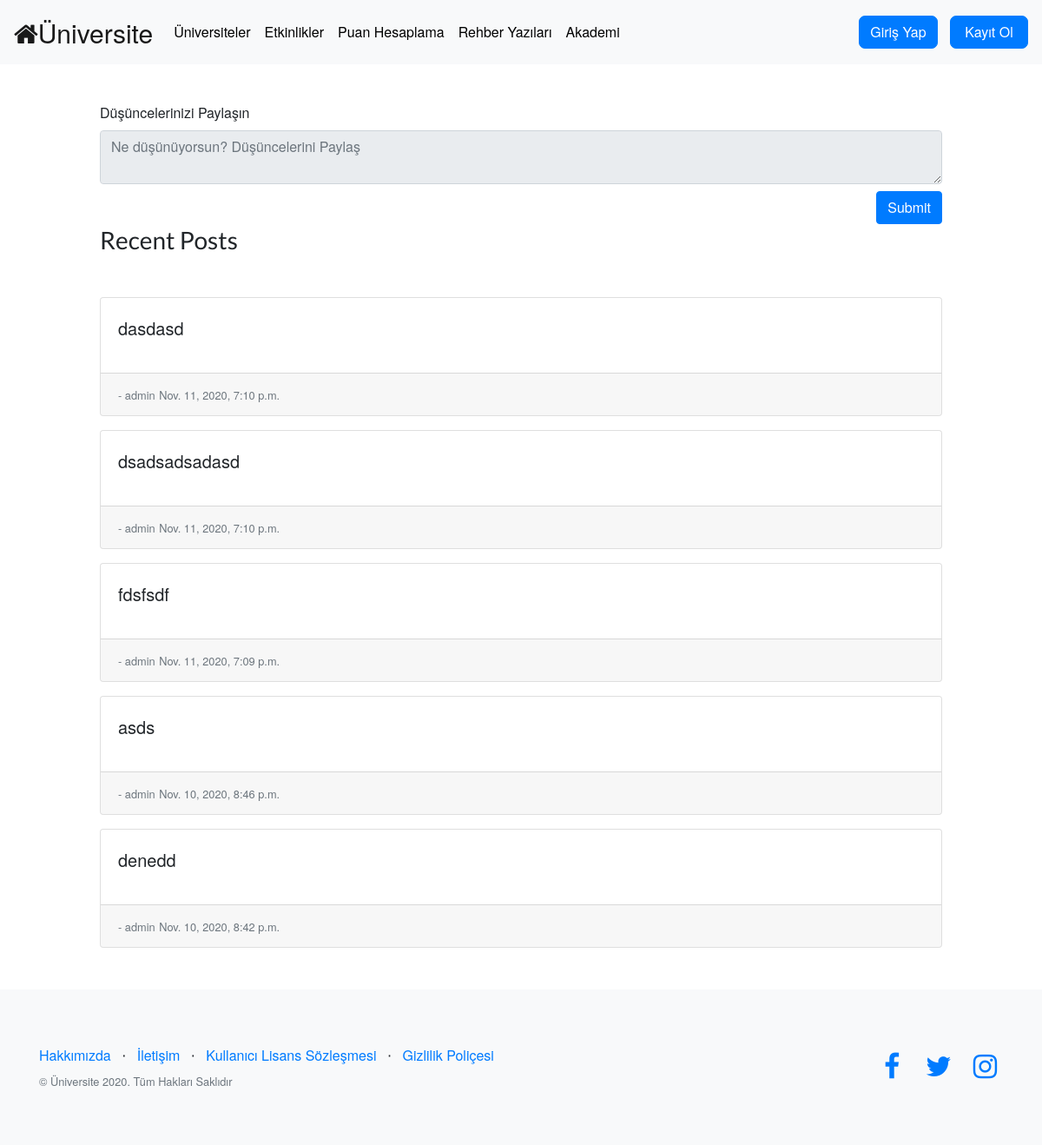
The page /blogs/ on the database as committed earlier.
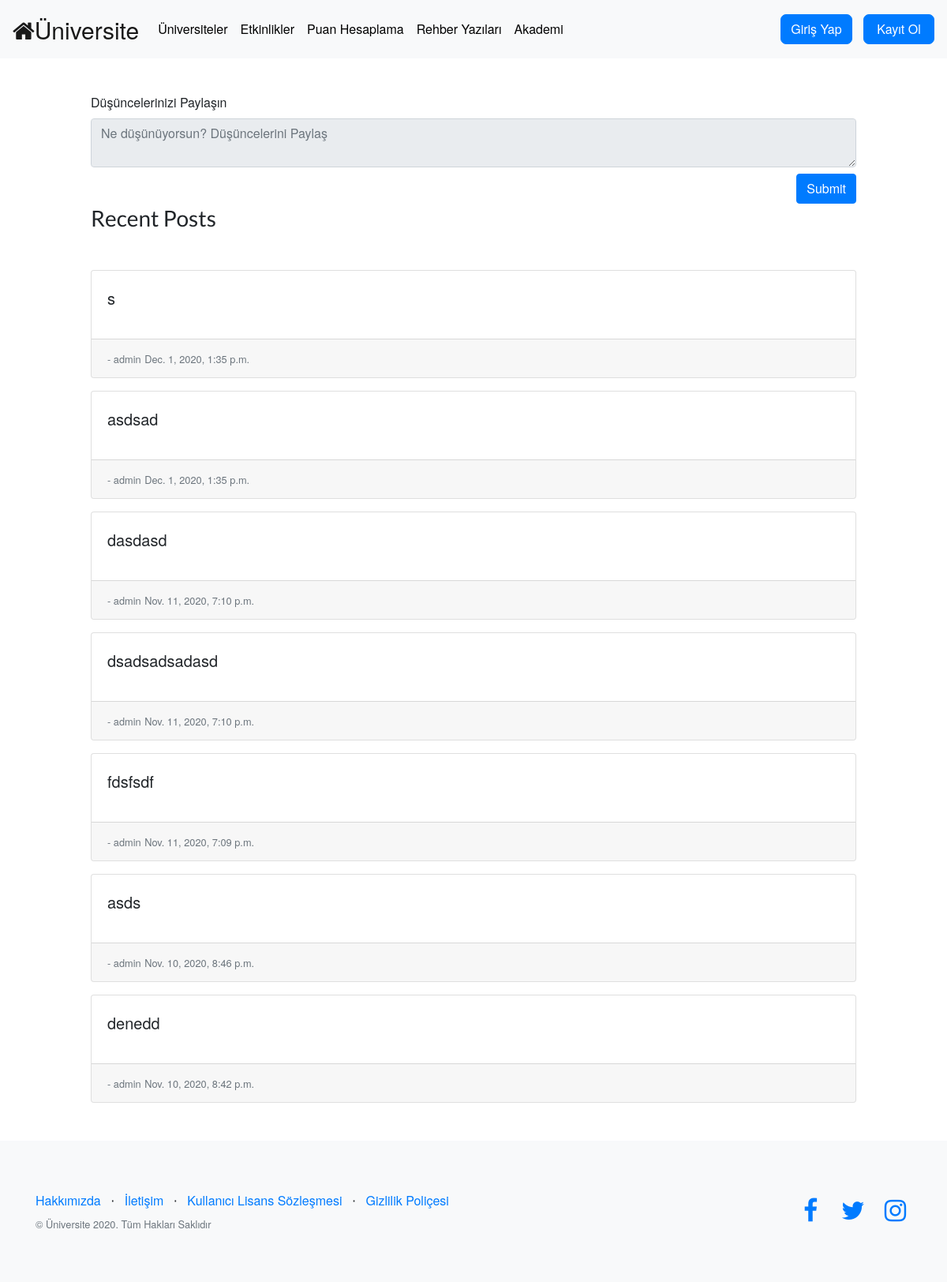
The same page on the database as committed later.
### Apps/blogs/models.py (models this page shows, shortened)
class Post(models.Model):
    text = models.CharField(max_length=200)
    created_time = models.DateTimeField('date published')
    is_edited = models.BooleanField(default=False)
    owner = models.ForeignKey(settings.AUTH_USER_MODEL, on_delete=models.CASCADE)
    likes = models.IntegerField(default=0)

### Apps/users/models.py (models this page shows)
class CustomUser(AbstractUser):
    age = models.PositiveIntegerField(null=True, blank=True)
    followingList = models.ManyToManyField('self', related_name='followerList',symmetrical=False,  blank=True)
    def GetFollowingList(self):
        return "\n".join([p.username for p in self.followingList.all()])
    def GetFollowerList(self):
        return "\n".join([p.username for p in self.followerList.all()])
    GetFollowingList.short_description = 'Following'
    GetFollowerList.short_description = 'Follower'

### Apps/blogs/views.py (the view)
# urls.py: path('', views.index, name='index'),
def index(request):
    return render(request, 'blogs/index.html', {'postList': Post.objects.order_by('-created_time')[:20]})

### Apps/blogs/templates/blogs/index.html (shortened to what this page needs)
{% extends "users/base.html" %}
{% block content %}
<div class="container-fluid mb-5">
    <div class="row justify-content-center">
        <div class="col-10">
            <form class="mt-5" action="{% url 'blogs:createpost' %}" method="POST">
                <div>
                    <label for="textField">Düşüncelerinizi Paylaşın</label>
                    <textarea class="form-control" name="textField" id="textField" {% if not user.is_authenticated %} disabled  {% endif %} placeholder="Ne düşünüyorsun? Düşüncelerini Paylaş" required></textarea>
                </div>
                <div class="float-right mt-2">
                    <button type="submit" class="btn btn-primary ">Submit</button>
                </div>
            </form>
            <h3 class="mx-auto my-5">Recent Posts</h3>
                {% for o in postList %}
                    <div class="card mt-3">
                        <div class="card-body">
                            <blockquote class="blockquote mb-0">
                              <p id=post_{{o.id}}>{{o.text}}</p>
                            </blockquote>
                        </div>
                        <div class="card-footer">
                            <small class="text-muted">- {{o.owner}}</small>
                            <small class="text-muted"> {{o.created_time}}</small>
                        </div>
                    </div>
                {% endfor %}
        </div>
    </div>
</div>
{% endblock content %}

Rows that differ between the two databases and show on the page:
added Post: text "s", owner "admin", created_time "Dec. 1, 2020, 1:35 p.m."
added Post: text "asdsad", owner "admin", created_time "Dec. 1, 2020, 1:35 p.m."
